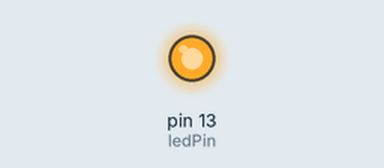
Bench run of a sketch on a simulated Arduino Uno, built with avr-gcc and run on an emulated ATmega328P. Parts: output pins drawn as LEDs (lit = HIGH).

Above: at 0.5 s.
At 4.37 s:
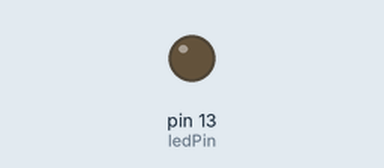
Timing chart, 0 to 5.2 s (numbered marks = the images above):
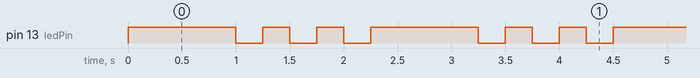

The sketch:

firstProject_txt.ino
```cpp
int ledPin = 13;

void setup() {
  pinMode(ledPin, OUTPUT);
}

// the loop routine runs over and over again forever:
void loop() {
    digitalWrite(ledPin, HIGH);   // turn the LED on (HIGH is the voltage level)
    delay(1000);               // wait for a second
    digitalWrite(ledPin, LOW);    // turn the LED off by making the voltage LOW
    delay(250);               // wait for a second
    digitalWrite(ledPin, HIGH);   // turn the LED on (HIGH is the voltage level)
    delay(250);               // wait for a second
    digitalWrite(ledPin, LOW);    // turn the LED off by making the voltage LOW
    delay(250);               // wait for a second
    digitalWrite(ledPin, HIGH);   // turn the LED on (HIGH is the voltage level)
    delay(250);               // wait for a second
    digitalWrite(ledPin, LOW);    // turn the LED off by making the voltage LOW
    delay(250);               // wait for a second
}
```

Measured:
- by itself, pin 13 (ledPin): repeats every 2.3 s: 2 × (LOW 0.25 s, HIGH 0.25 s), LOW 0.25 s, HIGH 1.0 s
- by itself, everything shown: repeats every 2.3 s, in 6 steps
